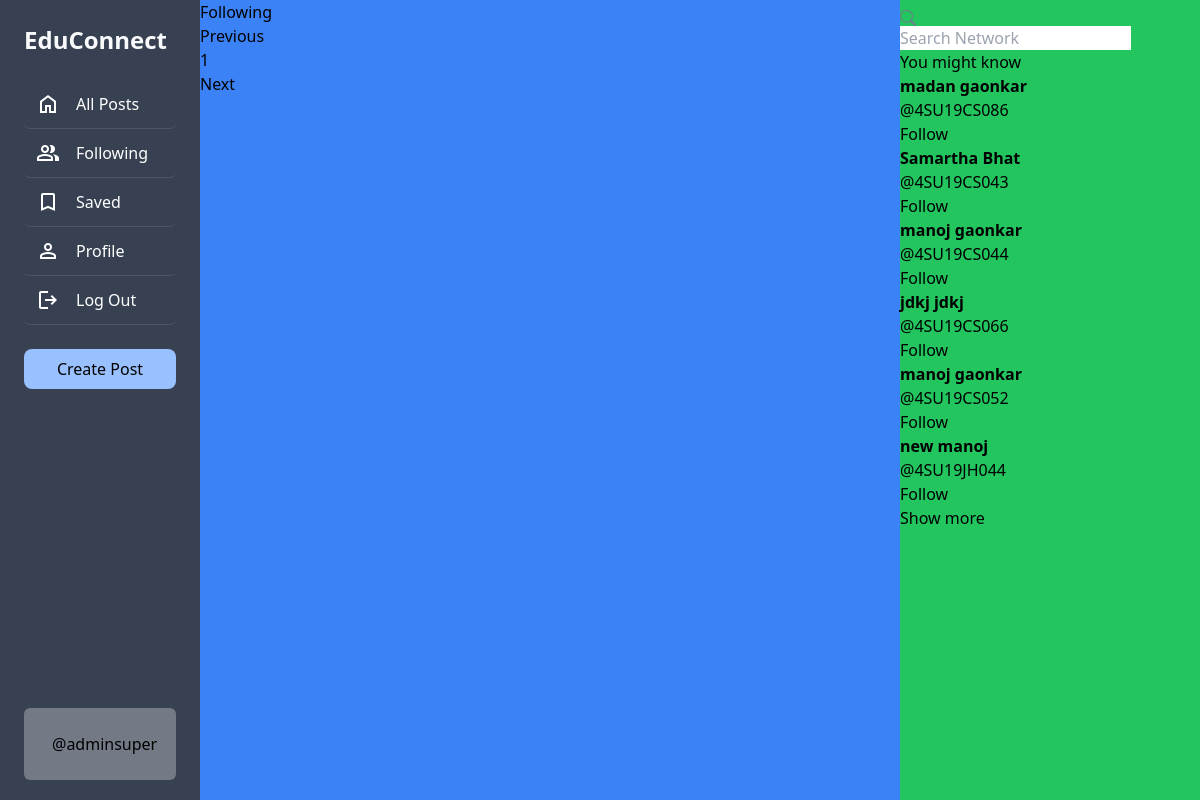
Screenshot of /n/following (signed in) with the database file from the repository.
### network/models.py (models this page shows, shortened)
class User(AbstractUser):
    profile_pic = models.ImageField(upload_to='profile_pic/',blank=True,default='profile_pic/default_profile_image.png')
    bio = models.TextField(max_length=160, blank=True, null=True)
    cover = models.ImageField(upload_to='covers/', blank=True,default='profile_pic/default_cover_image.png')

### network/views.py (the view)
# urls.py: path("n/following", views.following, name='following'),
def following(request):
    if request.user.is_authenticated:
        following_user = Follower.objects.filter(followers=request.user).values('user')
        all_posts = Post.objects.filter(creater__in=following_user).order_by('-date_created')
        paginator = Paginator(all_posts, 10)
        page_number = request.GET.get('page')
        if page_number == None:
            page_number = 1
        posts = paginator.get_page(page_number)
        followings = Follower.objects.filter(followers=request.user).values_list('user', flat=True)
        suggestions = User.objects.exclude(pk__in=followings).exclude(username=request.user.username).order_by("?")[:6]
        return render(request, "network/index.html", {
            "posts": posts,
            "suggestions": suggestions,
            "page": "following"
        })
    else:
        return HttpResponseRedirect(reverse('login'))

### network/templates/network/index.html (shortened to what this page needs)
{% extends "network/layout.html" %}
{% load static %}
{% block body %}
    <div class="main-div">
        <div class="left-div">
            <nav class="head heading">
                {% if page == 'all_posts' %}
                    All Posts
                {% elif page == 'following' %}
                    Following
                {% elif page == 'saved' %}
                    Saved
                {% elif page == 'profile' %}
                    Profile
                {% else %}
                    Explore
                {% endif %}
            </nav>
            <div class="left-div-content">
                <div class="posts-view">
                    <div class="main-div-content">
                        <nav aria-label="Page navigation example" class="pagination-bar">
                            <ul class="pagination justify-content-center">
                                {% if posts.has_previous %}
                                    <li class="page-item">
                                        <a class="page-link" href="?page={{ posts.previous_page_number | default:1}}" tabindex="-1" aria-disabled="true">Previous</a>
                                    </li>
                                {% else %}
                                    <li class="page-item disabled">
                                        <a class="page-link" href="" tabindex="-1" aria-disabled="true">Previous</a>
                                    </li>
                                {% endif %}
                                {% for each in posts.paginator.page_range %}
                                    {% if each == posts.number %}
                                        <li class="page-item active"><a class="page-link" href="?page={{each}}">{{each}}</a></li>
                                    {% else %}
                                        <li class="page-item"><a class="page-link" href="?page={{each}}">{{each}}</a></li>
                                    {% endif %}
                                {% endfor %}
                                {% if posts.has_next %}
                                    <li class="page-item">
                                        <a class="page-link" href="?page={{ posts.next_page_number }}">Next</a>
                                    </li>
                                {% else %}
                                    <li class="page-item disabled">
                                        <a class="page-link" href="">Next</a>
                                    </li>
                                {% endif %}
                            </ul>
                          </nav>
                    </div>
                </div>
            </div>
        </div>
    </div>
{% endblock %}

### network/templates/network/layout.html (shortened to what this page needs)
{% load static %}
<!DOCTYPE html>
<html lang="en" class="dark">
    <head>
        <script src="https://cdn.tailwindcss.com"></script>
    </head>
    <body>
        <div class="body h-screen flex w-screen" data-page="{{page}}">
            <div class="sidenav w-2/12 bg-gray-700 px-6  h-full ">
                <div class='flex justify-between flex-col h-full  '>
                    <div>
                        <a href="{% url 'index' %}" class="navbar-brand">
                            <p class=" py-6 font-bold text-gray-50 text-2xl" >EduConnect</p>
                        </a>
                        <div>
                            <ul>
                                <li class="nav-item" id="all_posts">
                                <a href="{% url 'index' %}" class="nav-link">
                                    <div class='flex text-white justify-start items-center border-b py-3 border-gray-600 hover:bg-gray-700 px-3 rounded-md'>
                                        <span class="material-symbols-outlined text-white ">home</span>
                                        <p class="pl-4">All Posts</p>
                                    </div>
                                </a>
                                </li>
                                {% if user.is_authenticated %}
                                    <li class="nav-item" id="following">
                                        <a href="{% url 'following' %}" class="nav-link">
                                            <div class='flex text-white justify-start items-center border-b py-3 border-gray-600  hover:bg-gray-700 px-3 rounded-md'>
                                                <span class="material-symbols-outlined">group</span>
                                                <p class="px-4">Following</p>
                                            </div>
                                        </a>
                                    </li>
                                    <li class="nav-item" id="saved">
                                        <a href="{% url 'saved' %}" class="nav-link">
                                            <div class="flex text-white justify-start items-center border-b py-3 border-gray-600  hover:bg-gray-700 px-3 rounded-md">
                                                <span class="material-symbols-outlined">bookmark</span>
                                                <p class='px-4'>Saved</p>
                                            </div>
                                        </a>
                                    </li>
                                    <li class="nav-item" id="profile">
                                        <a href="{% url 'profile' user.username %}" class="nav-link">
                                            <div class="flex text-white justify-start items-center border-b py-3 border-gray-600  hover:bg-gray-700 px-3 rounded-md">
                                                <span class="material-symbols-outlined">person</span>
                                                <p class='px-4'>Profile</p>
                                            </div>
                                        </a>
                                    </li>
                                    <li class="nav-item" id="logout">
                                        <a href="{% url 'logout' %}" class="nav-link">
                                            <div class="flex text-white justify-start items-center border-b py-3 border-gray-600  hover:bg-gray-700 px-3 rounded-md">
                                                <span class="material-symbols-outlined">logout</span>
                                                <p class='px-4'>Log Out</p>
                                            </div>
                                        </a>
                                    </li>
                                {% endif %}
                            </ul>
                        </div>
                        {% if user.is_authenticated %}
                            <button id="popup-btn" class="new-post-btn px-4 py-2 bg-soc w-full my-6 rounded-lg " onclick="createpost()">Create Post</button>
                        {% endif %}
                    </div>
                    <div class=' w-full'>
                        {% if user.is_authenticated %}
                            <li class=" flex w-full">
                                <a href="{% url 'profile' user.username %}" class="nav-link w-full my-5">
                                    <div class="user_account flex justify-start items-center bg-[rgba(255,255,255,0.3)] rounded-md px-3 py-2 w-full ">
                                        <div class="flex flex-col px-4">
                                            <div class="">@{{ user.username }}</div>
                                        </div>
                                    </div>
                                </a>
                            </li>
                        {% endif %}
                    </div>
                </div>
            </div>
            <div class="w-7/12 bg-blue-500">
            {% block body %}
            {% endblock %}
            </div>
            <div class="right-div w-3/12 bg-green-500">
                <nav class="head">
                    <form action="#">
                        <div class="search-div">
                            <div>
                            </div>
                            <input type="text" name="query" id="search-box" placeholder="Search Network">
                        </div>
                    </form>
                </nav>
                <div class='right-div-content'>
                    {% if user.is_authenticated %}
                        <div class="suggestion-box">
                            <div class="suggestion-header">
                                You might know
                            </div>
                            {% for suggestion in suggestions %}
                                <div class="suggestion-user">
                                    <div class="user-details">
                                        <a href="{% url 'profile' suggestion.username %}">
                                            <div id="user-name">
                                                <strong>
                                                    {{suggestion.first_name}} {{suggestion.last_name}}
                                                </strong>
                                            </div>
                                            <div class="grey">@{{suggestion.username}}</div>
                                        </a>
                                    </div>
                                    <div>
                                        <button class="btn btn-outline-success" type="button" onclick="follow_user(this,'{{suggestion.username}}','suggestion')">Follow</button>
                                    </div>
                                </div>
                            {% empty %}
                                    <div style="text-align: center; border-bottom: .5px solid #e6ecf0; padding: 10px 15px;">
                                        <span class="grey" style="font-size: .9em;">No suggestions available.</span>
                                    </div>
                            {% endfor %}
                            <div class="suggestion-footer">
                                <a href="#">Show more</a>
                            </div>
                        </div>
                    {% endif %}
                </div>
            </div>
        </div>
    </body>
        <script src="https://cdn.tailwindcss.com"></script>
</html>

### rows the page displays
User: username "adminsuper"
User: first_name "madan", last_name "gaonkar", username "4SU19CS086"
User: first_name "Samartha", last_name "Bhat", username "4SU19CS043"
User: first_name "manoj", last_name "gaonkar", username "4SU19CS044"
User: first_name "jdkj", last_name "jdkj", username "4SU19CS066"
User: first_name "manoj", last_name "gaonkar", username "4SU19CS052"
User: first_name "new", last_name "manoj", username "4SU19JH044"

### other values shown
{{ each }} "1"
